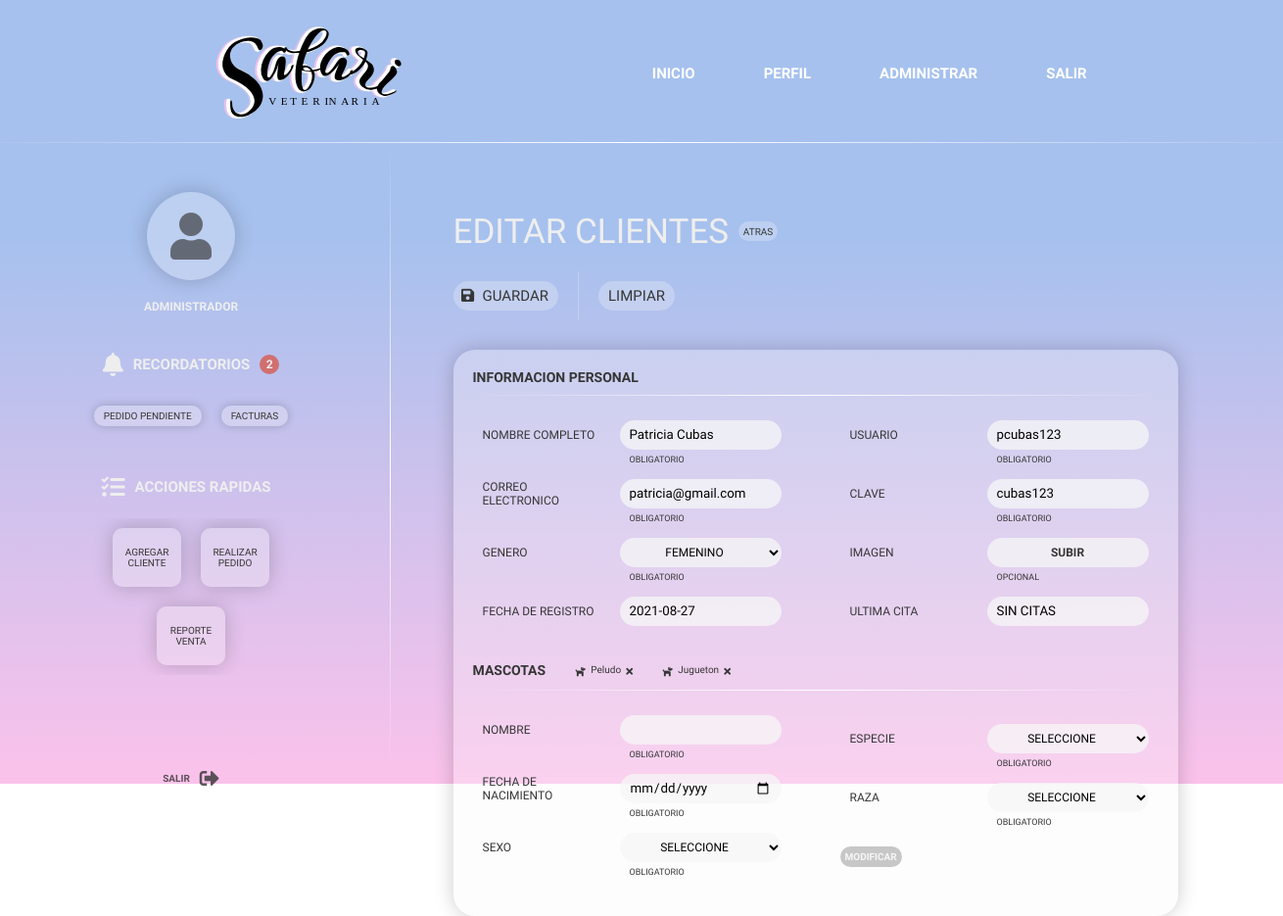
Screenshot of /Proyecto/modules/administrador/admin_Cliente/admin_editarCliente.php?idCliente=49 with the database file from the repository.
### tables this page shows
CREATE TABLE `clientes` (
  `Id_Cliente` int(6) NOT NULL,
  `Nombre` varchar(50) NOT NULL,
  `Genero` varchar(50) NOT NULL,
  `Correo_Electronico` varchar(50) NOT NULL,
  `Id_Usuario` int(6) NOT NULL,
  `Estado` int(11) NOT NULL DEFAULT 0
);

CREATE TABLE `usuarios` (
  `Id_Usuario` int(6) NOT NULL,
  `Username` varchar(15) NOT NULL,
  `Clave` varchar(25) NOT NULL,
  `Fecha_Registro` date DEFAULT current_timestamp(),
  `Id_TipoUsuario` int(6) NOT NULL,
  `Ultima_Cita` date DEFAULT NULL
);

CREATE TABLE `mascotas` (
  `Id_Mascota` int(6) NOT NULL,
  `Id_Cliente` int(6) NOT NULL,
  `Nombre_Mascota` varchar(15) NOT NULL,
  `Fecha_Mascota` date NOT NULL,
  `Edad_Mascota` int(2) GENERATED ALWAYS AS (year(current_timestamp()) - year(`Fecha_Mascota`)) VIRTUAL,
  `Sexo` varchar(10) NOT NULL,
  `Id_Especie` int(6) NOT NULL,
  `Id_Raza` int(6) NOT NULL,
  `Fecha_Registro` date DEFAULT current_timestamp()
);

### Proyecto/modules/administrador/admin_Cliente/admin_editarCliente.php (the view, shortened to what this page needs)
<!DOCTYPE html>
<html lang="en">
<head>
    <link rel="stylesheet" href="../../../statics/css/main.css" />
    <link rel="stylesheet" href="../../../statics/css/administrador/admin_Cliente/cliente.css">
    <link rel="stylesheet" href="https://use.fontawesome.com/releases/v5.15.1/css/all.css">
</head>
<body>
    <div class="fondo">
        <?php include("../../../includes/admin_header.php") ?>
        <div class="main-user">
            <?php include("../../../includes/admin_user.php") ?>
            <?php
            include("../../conexion/conexion.php");
            $idCliente = $_GET['idCliente'];
            $query = "SELECT * FROM clientes where Id_Cliente = '$idCliente'";
            $result = mysqli_query($conn, $query);
            while ($row = mysqli_fetch_array($result)) {
                $nombre = $row['Nombre'];
                $correo = $row['Correo_Electronico'];
                $genero = $row['Genero'];
                $idUsuario = $row['Id_Usuario'];
            }
            $query = "SELECT * FROM usuarios where Id_Usuario = '$idUsuario'";
            $result = mysqli_query($conn, $query);
            while ($row = mysqli_fetch_array($result)) {
                $username = $row['Username'];
                $clave = $row['Clave'];
                $fecha = $row['Fecha_Registro'];
                $ultimaCita = $row['Ultima_Cita'];
            }
            ?>
            <div class="contenedor">
                <div class="titulo-opcion">
                    <div class="motivo">EDITAR CLIENTES</div>
                    <div class="atras" onclick="location.href = 'admin_cliente.php'">
                        ATRAS
                    </div>
                </div>
                <div class="botones">
                    <div class="boton verde">
                        <div class="image save">
                            <i class="fas fa-save"></i>
                        </div>
                        <div class="texto">
                            GUARDAR
                        </div>
                    </div>
                    <div class="boton limpiar-button" id="limpiar-button">
                        <div class="texto-limpiar">
                            LIMPIAR
                        </div>
                    </div>
                </div>
                <div class="agregar cliente">
                    <div class="forma">
                        <div class="personal">
                            <div class="informacion-personal">
                                INFORMACION PERSONAL
                            </div>
                            <div class="line-horizontal">
                            </div>
                            <div class="info-personal">
                                <div class="columna-uno">
                                    <div class="col">
                                        <div class="params">NOMBRE COMPLETO
                                        </div>
                                        <div class="params">CORREO ELECTRONICO
                                        </div>
                                        <div class="params">GENERO
                                        </div>
                                        <div class="params">FECHA DE REGISTRO
                                        </div>
                                    </div>
                                    <div class="col inputs">
                                        <div class="values">
                                            <input type="text" spellcheck="false" name="nombre" value="<?php echo $nombre ?>">
                                            <div class="params-op">
                                                OBLIGATORIO
                                            </div>
                                        </div>
                                        <div class="values">
                                            <input type="email" spellcheck="false" name="correo" value="<?php echo $correo ?>">
                                            <div class="params-op">
                                                OBLIGATORIO
                                            </div>
                                        </div>
                                        <div class="values">
                                            <select name="" id="" class="selection" name="genero">
                                                <?php
                                                echo "<option value='$genero' selected>$genero</option>";
                                                ?>
                                            </select>
                                            <div class="params-op">
                                                OBLIGATORIO
                                            </div>
                                        </div>
                                        <div class="values">
                                            <input type="text" spellcheck="false" readonly name="fechaIngreso" value="<?php echo $fecha; ?>">
                                        </div>
                                    </div>
                                </div>
                                <div class="columna-dos">
                                    <div class="info-usuario2">
                                        <div class="col">
                                            <div class="params">USUARIO
                                            </div>
                                            <div class="params">CLAVE
                                            </div>
                                            <div class="params">IMAGEN
                                            </div>
                                            <div class="params">ULTIMA CITA
                                            </div>
                                        </div>
                                        <div class="col">
                                            <div class="values">
                                                <input type="text" spellcheck="false" name="usuario" value="<?php echo $username ?>">
                                                <div class="params-op">
                                                    OBLIGATORIO
                                                </div>
                                            </div>
                                            <div class="values">
                                                <input type="text" spellcheck="false" name="password" value="<?php echo $clave ?>">
                                                <div class=" params-op">
                                                    OBLIGATORIO
                                                </div>
                                            </div>
                                            <div class="values">
                                                <label for="imageFile" class="subirArchivo">
                                                    SUBIR
                                                </label>
                                                <div class="params-op">
                                                    OPCIONAL
                                                </div>
                                            </div>
                                            <div class="values">
                                                <?php if ($ultimaCita == null) {
                                                    $cita = 'SIN CITAS';
                                                } else {
                                                    $cita = $ultimaCita;
                                                } ?>
                                                <input type="text" spellcheck="false" readonly name="ultimaCita" value="<?php echo $cita; ?>">
                                            </div>
                                        </div>
                                    </div>
                                </div>
                            </div>
                        </div>
                        <div class="mascota">
                            <div class="titulo-mascota">
                                <div class="informacion-personal mascota-tittle">
                                    MASCOTAS
                                </div>
                                <div class="lista-mascotas">
                                    <?php
                                    $query = "SELECT * FROM mascotas where Id_Cliente = '$idCliente'";
                                    $result = mysqli_query($conn, $query);
                                    while ($row = mysqli_fetch_array($result)) {
                                        $nombreMascota = $row['Nombre_Mascota'];
                                        $idEspecie = $row['Id_Especie'];
                                    ?>
                                        <div class="opcion-mascota">
                                            <?php switch ($idEspecie) {
                                                case 1:
                                                    echo "<i class='fas fa-dog'></i>";
                                                    break;
                                            } ?>
                                            <div class="opcion-mascota-nombre"><?php echo $nombreMascota ?></div>
                                            <i class="fas fa-times" onclick="quitarMascota(event)"></i>
                                        </div>
                                    <?php } ?>
                                </div>
                            </div>
                            <div class="line-horizontal">
                            </div>
                            <div class="info-mascota">
                                <div class="info2">
                                    <div class="columna1">
                                        <div class="col">
                                            <div class="params">NOMBRE</div>
                                            <div class="params">FECHA DE NACIMIENTO</div>
                                            <div class="params">SEXO</div>
                                        </div>
                                        <div class="col inputs">
                                            <div class="values">
                                                <input type="text" spellcheck="false" id="nameMascota" class="entrada">
                                                <div class="params-op">
                                                    OBLIGATORIO
                                                </div>
                                            </div>
                                            <div class="values">
                                                <input type="date" spellcheck="false" id="dateMascota" class="entrada">
                                                <div class="params-op">
                                                    OBLIGATORIO
                                                </div>
                                            </div>
                                            <div class="values">
                                                <select name="" id="sexMascota" class="selection entrada">
                                                    <option value="" disabled selected value>SELECCIONE</option>
                                                </select>
                                                <div class="params-op">
                                                    OBLIGATORIO
                                                </div>
                                            </div>
                                        </div>
                                    </div>
                                </div>
                                <div class="info2">
                                    <div class="columna2">
                                        <div class="col">
                                            <div class="params">ESPECIE</div>
                                            <div class="params">RAZA</div>
                                        </div>
                                        <div class="col">
                                            <div class="values">
                                                <select name="" id="especie" class="selection entrada">
                                                    <option value="" disabled selected value>SELECCIONE</option>
                                                </select>
                                                <div class="params-op">
                                                    OBLIGATORIO
                                                </div>
                                            </div>
                                            <div class="values">
                                                <select name="" id="raza" class="selection entrada">
                                                    <option value="" disabled selected value>SELECCIONE</option>
                                                </select>
                                                <div class="params-op">
                                                    OBLIGATORIO
                                                </div>
                                            </div>
                                        </div>
                                    </div>
                                    <div class="columna3">
                                        <div class="botones-mascota">
                                            <div class="button">
                                                <button class="boton-mascota verde">
                                                    MODIFICAR
                                                </button>
                                                <div class="bloqueo" id="bloqueo">
                                                </div>
                                            </div>
                                        </div>
                                    </div>
                                </div>
                            </div>
                        </div>
                    </div>
                </div>
            </div>
        </div>
    </div>
</body>
</html>

### rows the page displays
clientes: nombre "Patricia Cubas", correo "patricia@gmail.com", Genero "FEMENINO"
usuarios: fechaIngreso "2021-08-27", usuario "pcubas123", password "cubas123"
mascotas: Nombre_Mascota "Peludo"
mascotas: Nombre_Mascota "Jugueton"
